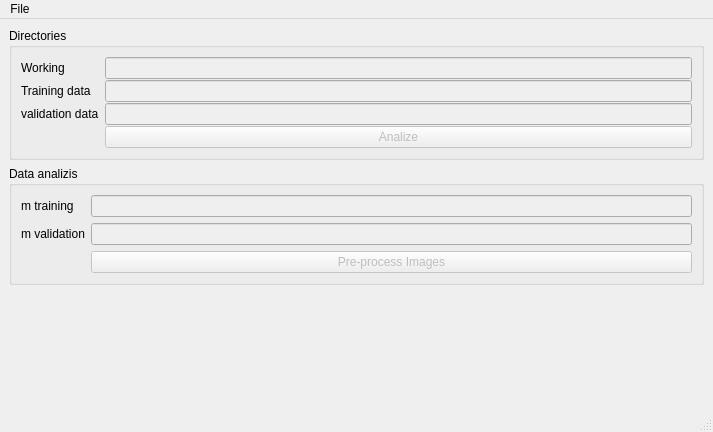
<?xml version="1.0" encoding="UTF-8"?>
<ui version="4.0">
 <class>MainWindow</class>
 <widget class="QMainWindow" name="MainWindow">
  <property name="geometry">
   <rect>
    <x>0</x>
    <y>0</y>
    <width>713</width>
    <height>432</height>
   </rect>
  </property>
  <property name="windowTitle">
   <string>MainWindow</string>
  </property>
  <widget class="QWidget" name="centralwidget">
   <layout class="QVBoxLayout" name="verticalLayout_2">
    <item>
     <widget class="QGroupBox" name="groupBox">
      <property name="title">
       <string>Directories</string>
      </property>
      <layout class="QVBoxLayout" name="verticalLayout">
       <item>
        <layout class="QFormLayout" name="formLayout">
         <property name="fieldGrowthPolicy">
          <enum>QFormLayout::AllNonFixedFieldsGrow</enum>
         </property>
         <property name="rowWrapPolicy">
          <enum>QFormLayout::DontWrapRows</enum>
         </property>
         <property name="verticalSpacing">
          <number>1</number>
         </property>
         <item row="0" column="0">
          <widget class="QLabel" name="label">
           <property name="text">
            <string>Working</string>
           </property>
          </widget>
         </item>
         <item row="0" column="1">
          <widget class="QLineEdit" name="lineEdit_workingDir">
           <property name="enabled">
            <bool>false</bool>
           </property>
          </widget>
         </item>
         <item row="1" column="0">
          <widget class="QLabel" name="label_2">
           <property name="text">
            <string>Training data</string>
           </property>
          </widget>
         </item>
         <item row="1" column="1">
          <widget class="QLineEdit" name="lineEdit_trainingDir">
           <property name="enabled">
            <bool>false</bool>
           </property>
          </widget>
         </item>
         <item row="2" column="0">
          <widget class="QLabel" name="label_3">
           <property name="text">
            <string>validation data</string>
           </property>
          </widget>
         </item>
         <item row="2" column="1">
          <widget class="QLineEdit" name="lineEdit_validationDir">
           <property name="enabled">
            <bool>false</bool>
           </property>
          </widget>
         </item>
         <item row="3" column="1">
          <widget class="QPushButton" name="pushButton_analize">
           <property name="enabled">
            <bool>false</bool>
           </property>
           <property name="text">
            <string>Analize</string>
           </property>
          </widget>
         </item>
        </layout>
       </item>
      </layout>
     </widget>
    </item>
    <item>
     <widget class="QGroupBox" name="groupBox_2">
      <property name="title">
       <string>Data analizis</string>
      </property>
      <layout class="QVBoxLayout" name="verticalLayout_3">
       <item>
        <layout class="QFormLayout" name="formLayout_2">
         <item row="0" column="0">
          <widget class="QLabel" name="label_5">
           <property name="text">
            <string>m training</string>
           </property>
          </widget>
         </item>
         <item row="0" column="1">
          <widget class="QLineEdit" name="lineEdit_mTraining">
           <property name="enabled">
            <bool>false</bool>
           </property>
          </widget>
         </item>
         <item row="1" column="0">
          <widget class="QLabel" name="label_4">
           <property name="text">
            <string>m validation</string>
           </property>
          </widget>
         </item>
         <item row="1" column="1">
          <widget class="QLineEdit" name="lineEdit_mValidation">
           <property name="enabled">
            <bool>false</bool>
           </property>
          </widget>
         </item>
         <item row="2" column="1">
          <widget class="QPushButton" name="pushButton_preProcessImages">
           <property name="enabled">
            <bool>false</bool>
           </property>
           <property name="text">
            <string>Pre-process Images</string>
           </property>
          </widget>
         </item>
        </layout>
       </item>
      </layout>
     </widget>
    </item>
    <item>
     <spacer name="verticalSpacer">
      <property name="orientation">
       <enum>Qt::Vertical</enum>
      </property>
      <property name="sizeHint" stdset="0">
       <size>
        <width>20</width>
        <height>40</height>
       </size>
      </property>
     </spacer>
    </item>
   </layout>
  </widget>
  <widget class="QMenuBar" name="menubar">
   <property name="geometry">
    <rect>
     <x>0</x>
     <y>0</y>
     <width>713</width>
     <height>22</height>
    </rect>
   </property>
   <widget class="QMenu" name="menuFile">
    <property name="title">
     <string>File</string>
    </property>
    <addaction name="actionOpen"/>
    <addaction name="actionExit"/>
   </widget>
   <addaction name="menuFile"/>
  </widget>
  <widget class="QStatusBar" name="statusbar"/>
  <action name="actionOpen">
   <property name="text">
    <string>Open</string>
   </property>
   <property name="toolTip">
    <string>Opens a project</string>
   </property>
   <property name="shortcut">
    <string>Ctrl+O</string>
   </property>
  </action>
  <action name="actionExit">
   <property name="text">
    <string>Exit</string>
   </property>
   <property name="toolTip">
    <string>Closes the app</string>
   </property>
   <property name="shortcut">
    <string>Ctrl+E</string>
   </property>
  </action>
 </widget>
 <resources/>
 <connections/>
</ui>
